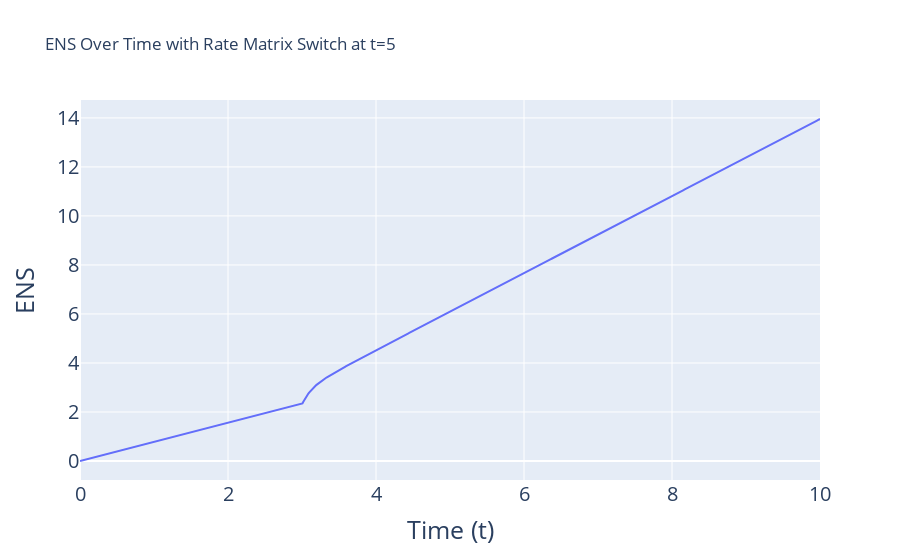

Source (notebook cell):
### Code cell
non_stationary_ENS_value = generate_non_stationary_ENS(Q7, Q1, t_range, t1)
# Create the plot
fig4 = px.line(x=t_range, y=non_stationary_ENS_value, labels={'x': 'Time (t)', 'y': 'ENS'}, title='ENS Over Time with Rate Matrix Switch at t=5')

fig4.update_layout(
    xaxis=dict(
        title_font=dict(size=25),
        tickfont=dict(size=20),
    ),
    yaxis=dict(
        title_font=dict(size=25),
        tickfont=dict(size=20),
    )
)

# Show the plot
fig4.show()

### Figure 1 — Plotly figure (JSON) as saved in the notebook; plotly's stock layout.template omitted (floating-point values rounded to 4 significant figures; data arrays with more than 128 entries replaced by an {"elided": "..."} marker saying what was removed)
{"data": [{"hovertemplate": "Time (t)=%{x}<br>ENS=%{y}<extra></extra>", "legendgroup": "", "line": {"color": "#636efa", "dash": "solid"}, "marker": {"symbol": "circle"}, "mode": "lines", "name": "", "orientation": "v", "showlegend": false, "type": "scatter", "x": {"elided": "999 float values"}, "xaxis": "x", "y": {"elided": "999 float values"}, "yaxis": "y"}], "layout": {"legend": {"tracegroupgap": 0}, "title": {"text": "ENS Over Time with Rate Matrix Switch at t=5"}, "xaxis": {"anchor": "y", "domain": [0, 1], "tickfont": {"size": 20}, "title": {"font": {"size": 25}, "text": "Time (t)"}}, "yaxis": {"anchor": "x", "domain": [0, 1], "tickfont": {"size": 20}, "title": {"font": {"size": 25}, "text": "ENS"}}}}
